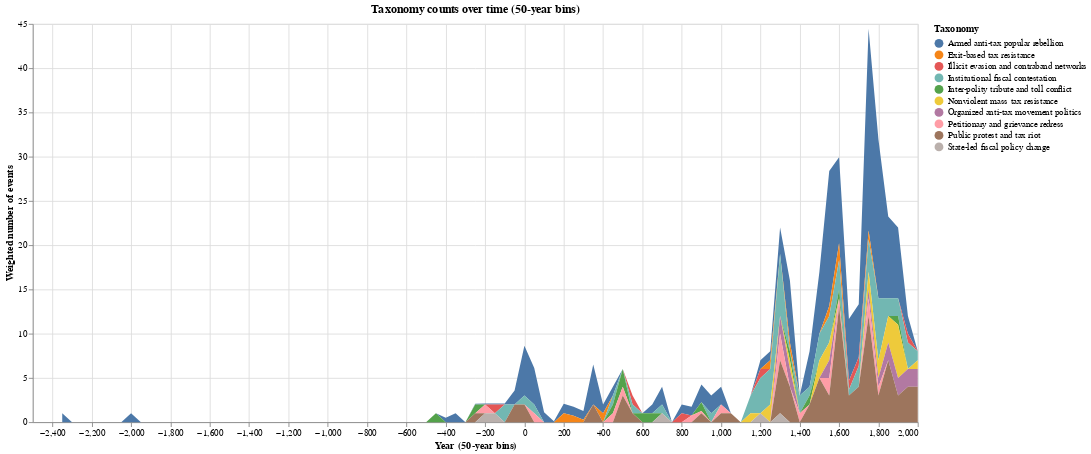

Notebook source saved alongside this figure:
### Code cell
chart = alt.Chart(yearly_binned_full).mark_area().encode(
    x=alt.X(
        "year_bin:Q",
        axis=alt.Axis(title=f"Year ({BIN_WIDTH}-year bins)", labelAngle=0)),
    y=alt.Y(
        "weight:Q",
        stack="zero",
        axis=alt.Axis(title="Weighted number of events")),
    color=alt.Color(
        "taxonomy_name:N",
        legend=alt.Legend(title="Taxonomy")),
    tooltip=[
        alt.Tooltip("year_bin:Q", title="Year bin"),
        alt.Tooltip("taxonomy_name:N"),
        alt.Tooltip("weight:Q", format=".2f")]
).properties(
    width=1000,
    height=450,
    title=f"Taxonomy counts over time ({BIN_WIDTH}-year bins)")

chart

### Figure 1 — Vega-Lite specification as saved in the notebook (floating-point values rounded to 4 significant figures; data arrays with more than 128 entries replaced by an {"elided": "..."} marker saying what was removed)
{"config": {"view": {"continuousWidth": 300, "continuousHeight": 300}}, "data": {"name": "data-2a3d75ad86fb53853e83a3b3fdc95a50"}, "mark": {"type": "area"}, "encoding": {"color": {"field": "taxonomy_name", "legend": {"title": "Taxonomy"}, "type": "nominal"}, "tooltip": [{"field": "year_bin", "title": "Year bin", "type": "quantitative"}, {"field": "taxonomy_name", "type": "nominal"}, {"field": "weight", "format": ".2f", "type": "quantitative"}], "x": {"axis": {"labelAngle": 0, "title": "Year (50-year bins)"}, "field": "year_bin", "type": "quantitative"}, "y": {"axis": {"title": "Weighted number of events"}, "field": "weight", "stack": "zero", "type": "quantitative"}}, "height": 450, "title": "Taxonomy counts over time (50-year bins)", "width": 1000, "$schema": "https://vega.github.io/schema/vega-lite/v6.1.0.json", "datasets": {"data-2a3d75ad86fb53853e83a3b3fdc95a50": {"elided": "880 records"}}}
